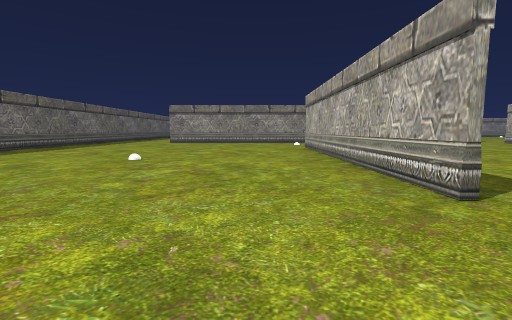
[1] (above)

17 first-person views from a walk through a scene from a Unity 3-D project. The camera is 1.2 m above the floor, tilts 6° down and sees 85° across. The floor is counted in squares, 2 m on a side. Each view is taken from the middle of a square. On the plan, view 1 faces up. The plan holds only what a view shows up to about 9 squares ahead; the rest is blank. The player is left out. Some surface patterns are stand-ins.

[2]
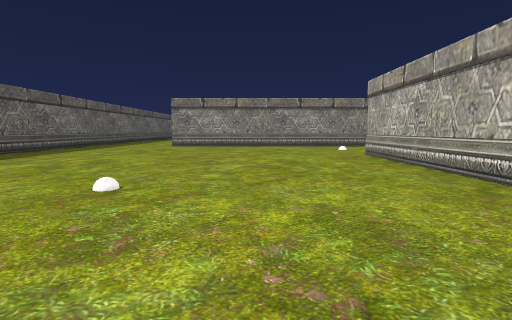

[3]
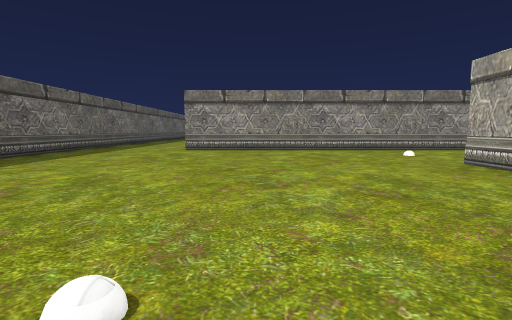

[4]
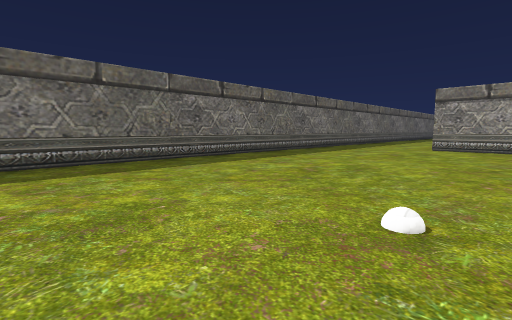

[5]
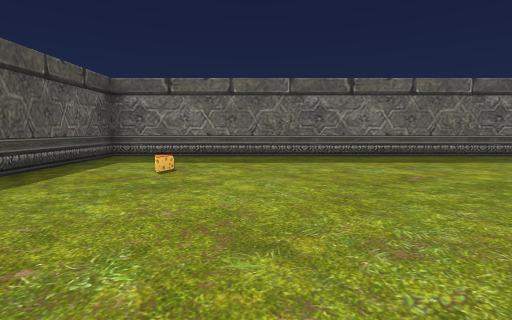

[6]
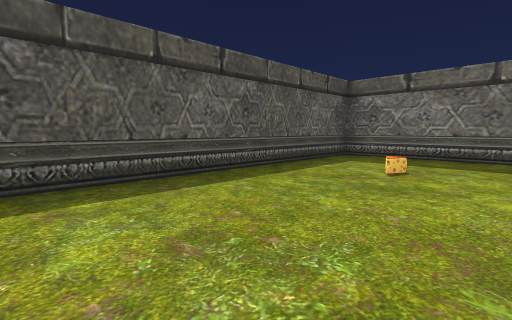

[7]
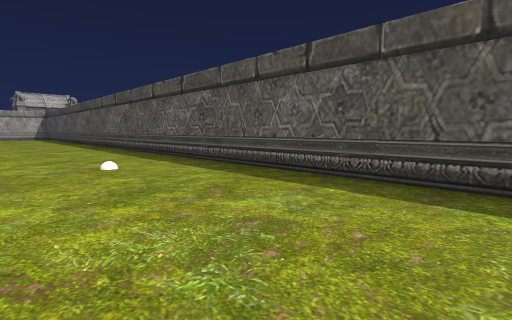

[8]
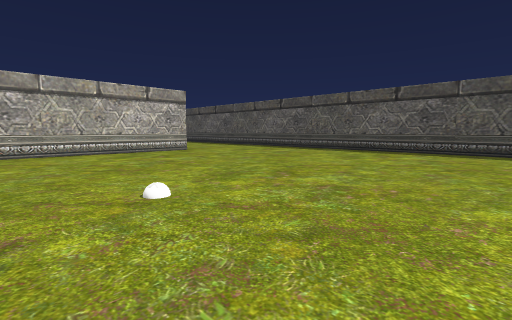

[9]
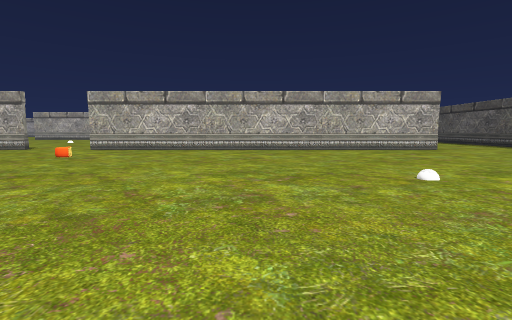

[10]
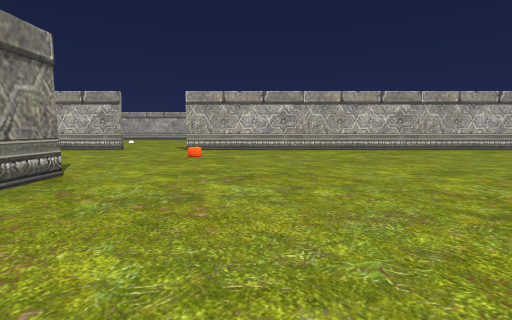

[11]
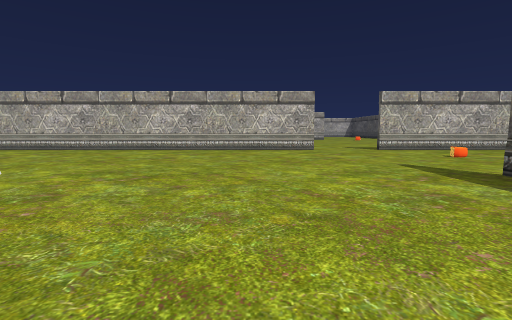

[12]
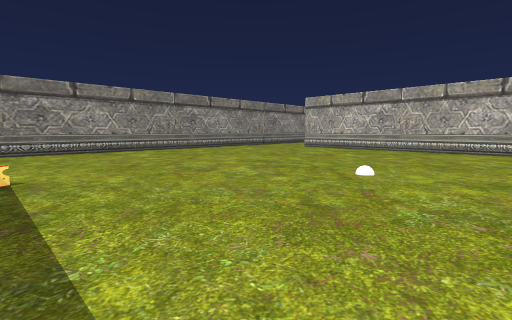

[13]
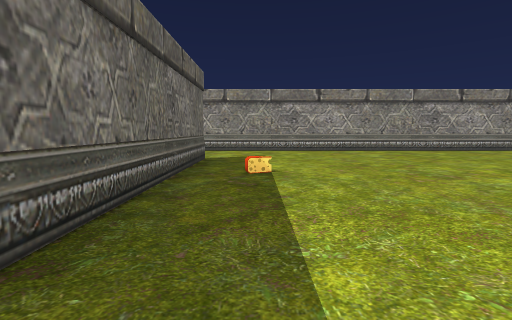

[14]
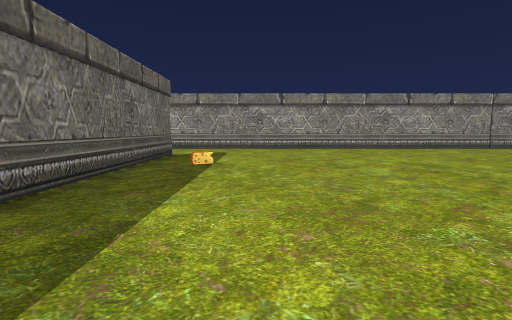

[15]
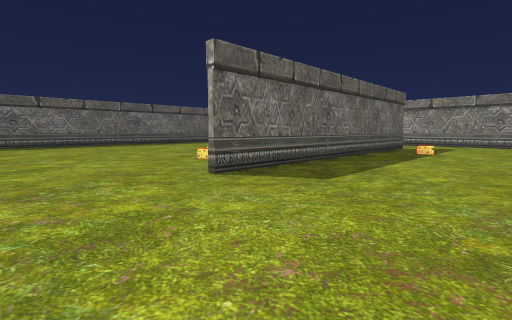

[16]
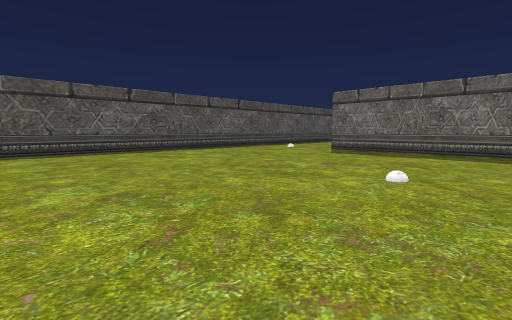

[17]
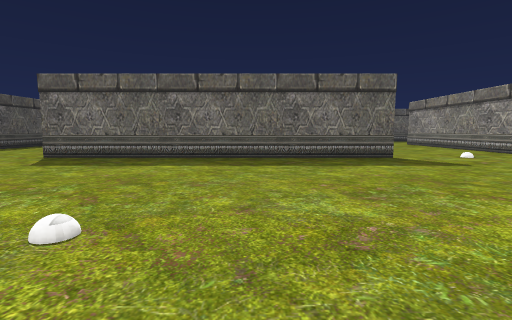

### Floor plan
Points are (right, up) in squares from view 1. A wall is a line through its corners. A room is listed if a view was taken in it or the views show most of it. See-through windows are left out.
Room 1 (views 1, 2, 3, 4, 5, 6, 7)
walls: (1.8, 2.2) (1.8, 10); (0.6, 13.6) (-4.2, 13.6); (-7.5, 14.1) (-7.5, -1.3) (0.4, -1.3)
ways out: opening at (1.3, 1) to room 2; opening at (1.3, 12) to room 2; opening at (-6, 14)
Room 2 (views 8, 9, 10, 11, 12, 13, 14, 15, 16, 17)
walls: (6.8, 13.6) (0.6, 13.6); (11.7, 15.1) (11.7, 25); (1.9, 10.1) (1.9, 2.2); (11.7, 2.2) (11.7, 13.2); (1.9, 25) (1.9, 17.2); (10.6, 27.3) (2.4, 27.3); (0.4, -1.3) (9.8, -1.3)
ways out: opening at (1.3, 1) to room 1; opening at (1.3, 12) to room 1; opening at (0.7, 16); opening at (2, 25.5); opening at (11.3, 1); opening at (12, 14.5)

Positions as (right, up) in squares from view 1, and headings:
1: (0, 0), facing up
2: (-1, 3), facing up
3: (-2, 5), facing up
4: (-2, 4), facing up-left
5: (-1, 2), facing left
6: (-1, 2), facing down-left
7: (-3, 2), facing down-right
8: (4, 7), facing down-right
9: (3, 8), facing right
10: (3, 11), facing right
11: (3, 17), facing right
12: (3, 19), facing up-right
13: (3, 19), facing up
14: (4, 18), facing up
15: (5, 15), facing up-left
16: (10, 7), facing down-left
17: (8, 7), facing left
